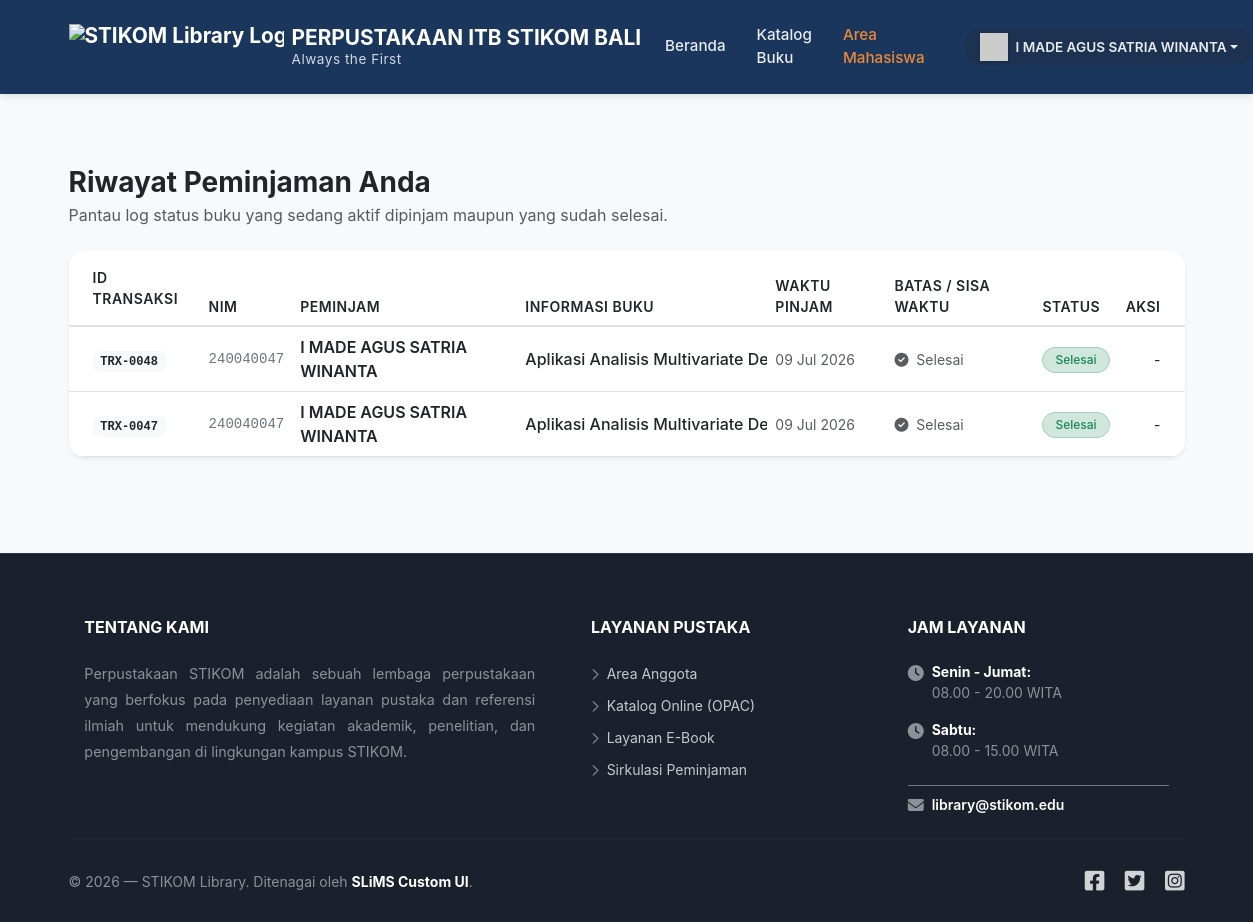
Screenshot of /peminjaman.php (signed in) with the database file from the repository.
### tables this page shows
CREATE TABLE loans (
    id INTEGER PRIMARY KEY AUTOINCREMENT, user_id INTEGER, 
    book_id INTEGER, tanggal_pinjam TEXT, status TEXT,
    FOREIGN KEY(user_id) REFERENCES users(id), FOREIGN KEY(book_id) REFERENCES books(id)
);

CREATE TABLE users (
    id INTEGER PRIMARY KEY AUTOINCREMENT, username TEXT UNIQUE, 
    password TEXT, nama_lengkap TEXT, role TEXT
);

CREATE TABLE books (
    id INTEGER PRIMARY KEY AUTOINCREMENT, judul TEXT, 
    pengarang TEXT, penerbit TEXT, stok INTEGER
);

### config.php (called while the page is built, shortened)
<?php
function isLoggedIn() {
    return isset($_SESSION['user_id']);
}
function hasRole($roles) {
    return isLoggedIn() && in_array($_SESSION['role'], (array)$roles);
}
?>

### peminjaman.php (the view, shortened to what this page needs)
<?php
require_once 'config.php';
if (hasRole(['Admin', 'Pustakawan'])) {
    $query = "SELECT l.*, b.judul, u.username, u.nama_lengkap FROM loans l
              JOIN books b ON l.book_id = b.id
              JOIN users u ON l.user_id = u.id
              ORDER BY l.id DESC";
    $stmt = $pdo->query($query);
} else {
    $query = "SELECT l.*, b.judul, u.username, u.nama_lengkap FROM loans l
              JOIN books b ON l.book_id = b.id
              JOIN users u ON l.user_id = u.id
              WHERE l.user_id = ?
              ORDER BY l.id DESC";
    $stmt = $pdo->prepare($query);
    $stmt->execute([$_SESSION['user_id']]);
}
$loans = $stmt->fetchAll();
include 'header.php';
?>
<div class="container my-5 pt-4">
    <div class="row align-items-center mb-4">
        <div class="col-md-7">
            <h3 class="fw-bold text-dark mb-1">
                <?= hasRole(['Admin', 'Pustakawan']) ? 'Seluruh Data Sirkulasi' : 'Riwayat Peminjaman Anda' ?>
            </h3>
            <p class="text-muted mb-0">Pantau log status buku yang sedang aktif dipinjam maupun yang sudah selesai.</p>
        </div>
    </div>
    <div class="card card-sirkulasi border-0 shadow-sm">
        <div class="card-body p-0">
            <div class="table-responsive">
                <table class="table table-modern table-hover align-middle mb-0">
                    <thead class="text-muted small text-uppercase">
                        <tr>
                            <th class="ps-4 py-3">ID Transaksi</th>
                            <th>NIM</th>
                            <th>Peminjam</th>
                            <th>Informasi Buku</th>
                            <th>Waktu Pinjam</th>
                            <th>Batas / Sisa Waktu</th>
                            <th>Status</th>
                            <th class="text-end pe-4">Aksi</th>
                        </tr>
                    </thead>
                    <tbody>
                        <?php foreach($loans as $l): ?>
                        <tr>
                            <td class="ps-4 py-3 fw-bold text-secondary">
                                <span class="badge bg-light text-dark font-monospace">TRX-<?= sprintf("%04d", $l['id']) ?></span>
                            </td>
                            <td class="font-monospace text-secondary small">
                                <?= htmlspecialchars($l['username']) ?>
                            </td>
                            <td>
                                <span class="fw-semibold text-dark"><?= htmlspecialchars($l['nama_lengkap']) ?></span>
                            </td>
                            <td style="max-width: 250px;" class="text-truncate">
                                <span class="text-dark d-block fw-medium"><?= htmlspecialchars($l['judul']) ?></span>
                            </td>
                            <td class="text-muted small">
                                <?= date('d M Y', strtotime($l['tanggal_pinjam'])) ?>
                            </td>
                            <td>
                                <?php
                                if ($l['status'] === 'Dipinjam') {
                                    $tanggal_pinjam = strtotime($l['tanggal_pinjam']);
                                    $batas_kembali = strtotime('+14 days', $tanggal_pinjam);
                                    $hari_ini = strtotime(date('Y-m-d'));
                                    $selisih_detik = $batas_kembali - $hari_ini;
                                    $sisa_hari = round($selisih_detik / (60 * 60 * 24));
                                    echo '<small class="text-muted d-block mb-1">s/d ' . date('d M Y', $batas_kembali) . '</small>';
                                    if ($sisa_hari < 0) {
                                        echo '<span class="badge bg-danger-subtle text-danger border border-danger-subtle rounded-pill"><i class="fas fa-exclamation-circle me-1"></i> Terlambat ' . abs($sisa_hari) . ' Hari</span>';
                                    } elseif ($sisa_hari == 0) {
                                        echo '<span class="badge bg-warning-subtle text-warning-emphasis border border-warning-subtle rounded-pill"><i class="fas fa-hourglass-half me-1"></i> Hari Ini Batasnya!</span>';
                                    } else {
                                        echo '<span class="badge bg-success-subtle text-success border border-success-subtle rounded-pill"><i class="fas fa-hourglass-start me-1"></i> Sisa ' . $sisa_hari . ' Hari</span>';
                                    }
                                } else {
                                    echo '<span class="text-muted small"><i class="fas fa-check-circle text-muted me-1"></i> Selesai</span>';
                                }
                                ?>
                            </td>
                            <td>
                                <?php if($l['status'] == 'Dipinjam'): ?>
                                    <span class="badge badge-status bg-warning text-dark rounded-pill">
                                        <i class="spinner-grow spinner-grow-sm text-dark me-1" style="width: 8px; height: 8px;"></i> Aktif
                                    </span>
                                <?php else: ?>
                                    <span class="badge badge-status bg-success-subtle text-success border border-success-subtle rounded-pill">
                                        Selesai
                                    </span>
                                <?php endif; ?>
                            </td>
                            <td class="text-end pe-4">
                                <?php if ($l['status'] == 'Dipinjam' && hasRole(['Admin', 'Pustakawan'])): ?>
                                    <form method="POST" class="d-inline">
                                        <input type="hidden" name="action" value="return">
                                        <input type="hidden" name="loan_id" value="<?= $l['id'] ?>">
                                        <input type="hidden" name="book_id" value="<?= $l['book_id'] ?>">
                                        <button class="btn btn-sm btn-primary rounded-pill px-3 shadow-sm font-weight-medium" onclick="return confirm('Terima pengembalian fisik buku ini?')">
                                            <i class="fas fa-clipboard-check me-1"></i> Terima Buku
                                        </button>
                                    </form>
                                <?php else: ?>
                                    <span class="text-muted-50 small">-</span>
                                <?php endif; ?>
                            </td>
                        </tr>
                        <?php endforeach; ?>
                    </tbody>
                </table>
            </div>
        </div>
    </div>
</div>
<?php include 'footer.php'; ?>

### header.php (style rules this page uses)
:root { --primary-color: #1a365d; --secondary-color: #ed8936; --bg-color: #f7fafc; }
body { background-color: var(--bg-color); font-family: -apple-system, BlinkMacSystemFont, "Segoe UI", Roboto, "Helvetica Neue", Arial, sans-serif; display: flex; flex-direction: column; min-height: 100vh; }
.card { border-radius: 10px; box-shadow: 0 4px 6px rgba(0,0,0,0.05); border: none; }

### peminjaman.php (style rules this page uses)
.table-modern thead { background-color: #f8f9fa; border-bottom: 2px solid #dee2e6; }
.table-modern th { font-weight: 600; letter-spacing: 0.5px; }
.card-sirkulasi { border-radius: 16px; overflow: hidden; }
.badge-status { font-weight: 500; padding: 0.5em 1em; }

### rows the page displays
loans: id "0048", user.username "240040047", user.nama_lengkap "I MADE AGUS SATRIA WINANTA", book.judul "Aplikasi Analisis Multivariate…", tanggal_pinjam "09 Jul 2026", status "Dikembalikan" (drawn)
loans: id "0047", user.username "240040047", user.nama_lengkap "I MADE AGUS SATRIA WINANTA", book.judul "Aplikasi Analisis Multivariate…", tanggal_pinjam "09 Jul 2026", status "Dikembalikan" (drawn)

### other values shown
$_SESSION['nama_lengkap'] "I MADE AGUS SATRIA WINANTA"
